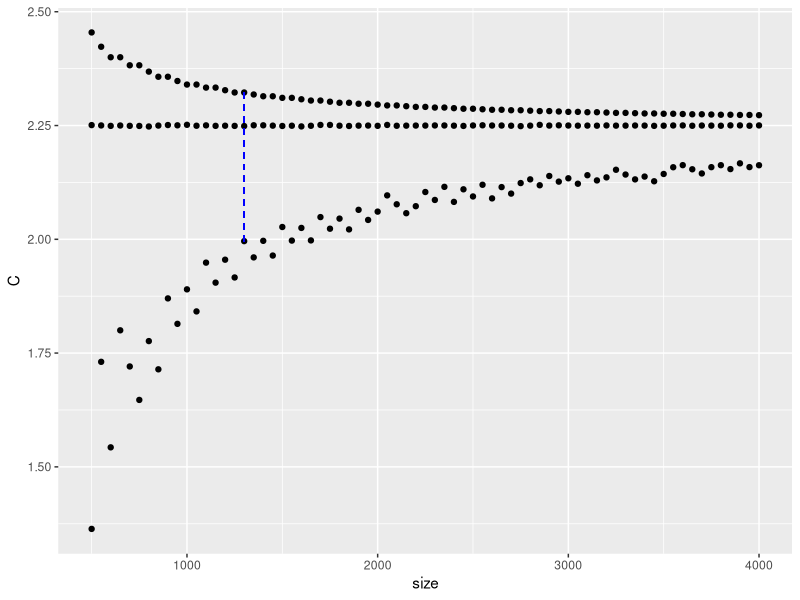

Here is the R script that generated this plot:
## Power calculations to estimate variance
# Goal: what is the desired sample size to get an estimate of the variance where
# the width of the empirical 95% confidence interval is <= .1
require(ggplot2)
set.seed(94305)
nsims <- 1e4

# Assumptions ----
# Sharing rates are 50/% for both true and false at baseline
# Assume maximum variance; true variance:
var(sample(c(-2, 1), 1e5, replace = TRUE))

# hypothetical sample size
ss <- seq(500, 4000, 50)
# sample variance
svmat <- matrix(NA, nrow = nsims, ncol = length(ss))

for(j in 1:length(ss)){
  n <- floor(ss[j]/40)
  for(i in 1:nsims){
    newr <- sample(c(-2, 1), n, replace = TRUE)
    svmat[i,j] <- var(newr)
  }
}


df <- apply(svmat, 2, function(x) c(mean(x), quantile(x, c(0.025, 0.975))))

df <- data.frame(size = ss,
                 C = df[1,],
                 L = df[2,],
                 U = df[3,],
                 W = df[3,]-df[2,])

c <- .15
ggplot(df, 
       aes(x = size, y = C)) +
  geom_point() +
  geom_point(aes(x = size, y = L)) +
  geom_point(aes(x = size, y = U)) +
  geom_segment(aes(x = ss[min(which(W<2.25*c))], 
                   y = L[min(which(W<2.25*c))], 
                   xend = ss[min(which(W<2.25*c))], 
                   yend = U[min(which(W<2.25*c))]), 
               data = df, colour = 'blue', lty = 'dashed')
  
ss[min(which(df$W<2.25*c))]


